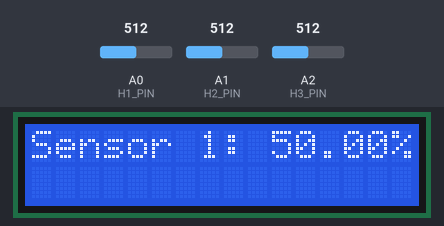
A sketch run on a simulated Arduino Uno, built with avr-gcc and run on an emulated ATmega328P. Parts: 16×2 character LCD. The inputs (shaded band) are chosen by the test bench; at power-on: A0 (H1_PIN) = 512, A1 (H2_PIN) = 512, A2 (H3_PIN) = 512.

Above: at 5.2 s.
5.3 s: A0 (H1_PIN) set to 716
At 19.0 s:
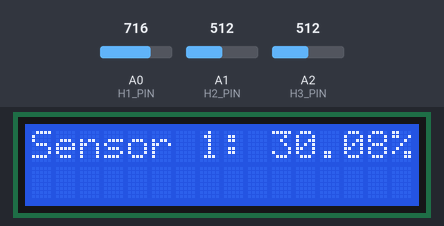
19.3 s: A0 (H1_PIN) set to 900
At 32.7 s:
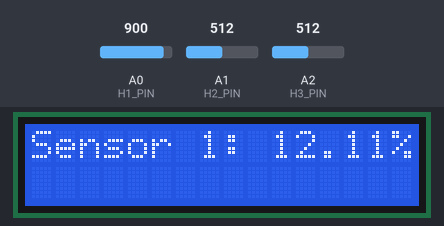
33.3 s: A0 (H1_PIN) set to 1023
At 47.4 s:
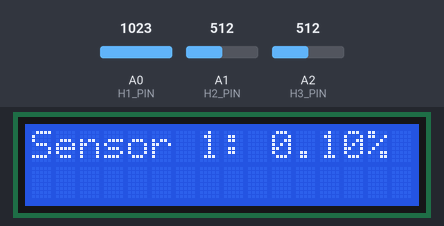
Timing chart, 0 to 48.9 s (numbered marks = the images above; inputs shaded):
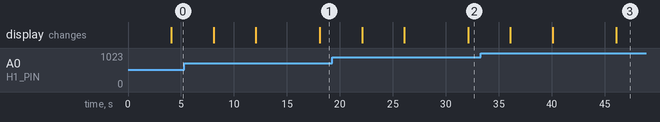

The sketch:

v1_humidity_sensors_info_display.ino
```cpp
/*
 *  V1 Sensor de Humedad para Tierra
 *
 *  Caso muy sencillo donde tenemos 3 sensores de humedad para plantas.
 *  Las lecturas se hacen en Analógico, en los pines A0, A1 y A2
 *  Ademas mostramos los datos en una pantalla LCD
 *
 *  Mostramos por Serial los datos de las plantas
 */

#include <LiquidCrystal.h>

LiquidCrystal lcd (7, 8, 9, 10, 11, 12);


// Pines para los sensores
int H1_PIN = A0;
int H2_PIN = A1;
int H3_PIN = A2;

void setup() {
  // Iniciamos el Serial
  Serial.begin(9600);
  // Indicamos el numero de filas y columnas de
  // la pantalla
  lcd.begin(16, 2);

  // Inicio de mensaje
  lcd.print("Comenzando toma");
  lcd.setCursor (0, 1);
  lcd.print("de humedad...");

  delay(4000);

}

void loop() {

  // Cogemos el valor de A0
  int humedad_H1    = analogRead(H1_PIN);
  int humedad_H2    = analogRead(H2_PIN);
  int humedad_H3    = analogRead(H3_PIN);

  float pct_humedad_H1 =  abs( ( humedad_H1 / 1024.00 ) - 1.00 ) * 100.00;
  float pct_humedad_H2 =  abs( ( humedad_H2 / 1024.00 ) - 1.00 ) * 100.00;
  float pct_humedad_H3 =  abs( ( humedad_H3 / 1024.00 ) - 1.00 ) * 100.00;

  // Ponemos en la pantalla LCD humedad
  lcd.clear();
  lcd.setCursor (0, 0);
  lcd.print("Sensor 1: " + String( pct_humedad_H1, 2 ) +"%");

  delay(4000);

  lcd.clear();
  lcd.setCursor (0, 0);
  lcd.print("Sensor 2: " + String( pct_humedad_H2, 2 ) +"%");


  delay(4000);

  lcd.clear();
  lcd.setCursor (0, 0);
  lcd.print("Sensor 3: " + String( pct_humedad_H3, 2 ) +"%");

  delay(4000);

  delay(2000);


}
```
